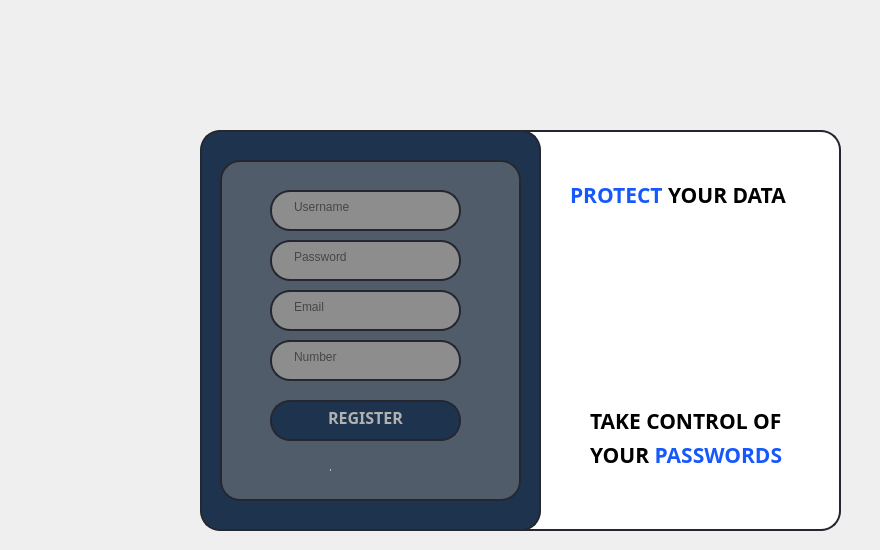
    <widget class="QWidget" name="page_3">
     <widget class="QWidget" name="widget_3" native="true">
      <property name="geometry">
       <rect>
        <x>180</x>
        <y>50</y>
        <width>691</width>
        <height>491</height>
       </rect>
      </property>
      <widget class="QLabel" name="label_7">
       <property name="geometry">
        <rect>
         <x>20</x>
         <y>80</y>
         <width>341</width>
         <height>401</height>
        </rect>
       </property>
       <property name="styleSheet">
        <string notr="true">border-color: rgb(0, 0, 0);
background-color: rgb(30, 52, 78);
padding-bottom:7px;
border-radius: 20px;
padding-left:20px;
padding-right:20px;
border : 2px solid rgb(37,39,48);
</string>
       </property>
       <property name="text">
        <string/>
       </property>
      </widget>
      <widget class="QLabel" name="label_2">
       <property name="geometry">
        <rect>
         <x>40</x>
         <y>110</y>
         <width>301</width>
         <height>341</height>
        </rect>
       </property>
       <property name="layoutDirection">
        <enum>Qt::LeftToRight</enum>
       </property>
       <property name="styleSheet">
        <string notr="true">border-color: rgb(0, 0, 0);
background-color: rgb(81, 92, 106);
padding-bottom:7px;
border-radius: 20px;
padding-left:20px;
padding-right:20px;
border : 2px solid rgb(37,39,48);
</string>
       </property>
       <property name="text">
        <string/>
       </property>
      </widget>
      <widget class="QLineEdit" name="usernameLineEdit_3">
       <property name="geometry">
        <rect>
         <x>90</x>
         <y>140</y>
         <width>191</width>
         <height>41</height>
        </rect>
       </property>
       <property name="styleSheet">
        <string notr="true">border-color: rgb(0, 0, 0);
background-color: rgb(141, 141, 141);
padding-bottom:7px;
border-radius: 20px;
padding-left:20px;
padding-right:20px;
border : 2px solid rgb(37,39,48);
</string>
       </property>
       <property name="text">
        <string/>
       </property>
       <property name="placeholderText">
        <string>Username</string>
       </property>
      </widget>
      <widget class="QLineEdit" name="passwordLineEdit_3">
       <property name="geometry">
        <rect>
         <x>90</x>
         <y>190</y>
         <width>191</width>
         <height>41</height>
        </rect>
       </property>
       <property name="styleSheet">
        <string notr="true">border-color: rgb(0, 0, 0);
background-color: rgb(141, 141, 141);
padding-bottom:7px;
border-radius: 20px;
padding-left:20px;
padding-right:20px;
border : 2px solid rgb(37,39,48);
</string>
       </property>
       <property name="text">
        <string/>
       </property>
       <property name="echoMode">
        <enum>QLineEdit::Password</enum>
       </property>
       <property name="placeholderText">
        <string>Password</string>
       </property>
      </widget>
      <widget class="QLineEdit" name="EmailLineEdit">
       <property name="geometry">
        <rect>
         <x>90</x>
         <y>240</y>
         <width>191</width>
         <height>41</height>
        </rect>
       </property>
       <property name="styleSheet">
        <string notr="true">border-color: rgb(0, 0, 0);
background-color: rgb(141, 141, 141);
padding-bottom:7px;
border-radius: 20px;
padding-left:20px;
padding-right:20px;
border : 2px solid rgb(37,39,48);
</string>
       </property>
       <property name="text">
        <string/>
       </property>
       <property name="placeholderText">
        <string>Email</string>
       </property>
      </widget>
      <widget class="QLineEdit" name="numberLineEdit">
       <property name="geometry">
        <rect>
         <x>90</x>
         <y>290</y>
         <width>191</width>
         <height>41</height>
        </rect>
       </property>
       <property name="styleSheet">
        <string notr="true">border-color: rgb(0, 0, 0);
background-color: rgb(141, 141, 141);
padding-bottom:7px;
border-radius: 20px;
padding-left:20px;
padding-right:20px;
border : 2px solid rgb(37,39,48);
</string>
       </property>
       <property name="text">
        <string/>
       </property>
       <property name="placeholderText">
        <string>Number </string>
       </property>
      </widget>
      <widget class="QPushButton" name="newRegister">
       <property name="geometry">
        <rect>
         <x>90</x>
         <y>350</y>
         <width>191</width>
         <height>41</height>
        </rect>
       </property>
       <property name="font">
        <font>
         <family>Segoe UI Black</family>
         <pointsize>12</pointsize>
         <italic>false</italic>
         <bold>true</bold>
        </font>
       </property>
       <property name="styleSheet">
        <string notr="true">border-color: rgb(0, 0, 0);
background-color: rgb(30, 52, 78);
background-color: qlineargradient(spread:pad, x1:0, y1:0, x2:1, y2:0, stop:0 rgba(30, 52, 78), stop:1 rgba(255, 255, 255, 255));
background-color: rgb(30, 52, 78);
padding-bottom:7px;
border-radius: 20px;
padding-left:20px;
padding-right:20px;
border : 2px solid rgb(37,39,48);
color: rgb(177, 177, 177);
</string>
       </property>
       <property name="text">
        <string>REGISTER</string>
       </property>
      </widget>
      <widget class="QCheckBox" name="checkBox">
       <property name="geometry">
        <rect>
         <x>150</x>
         <y>400</y>
         <width>101</width>
         <height>41</height>
        </rect>
       </property>
       <property name="styleSheet">
        <string notr="true">QCheckBox {
    border: none; /* Remove any border */
    padding: 0px; /* Remove any padding */
}

QCheckBox::indicator {
    width: 0px; /* Set the width of the built-in box to 0 */
    height: 0px; /* Set the height of the built-in box to 0 */
}

QCheckBox::indicator:checked {
    image: url(:/checked.png); /* Set the image for the checked state */
}

QCheckBox::indicator:unchecked {
    image: url(:/unchecked.png); /* Set the image for the unchecked state */
}
</string>
       </property>
       <property name="text">
        <string/>
       </property>
      </widget>
      <widget class="QLabel" name="label_13">
       <property name="geometry">
        <rect>
         <x>320</x>
         <y>80</y>
         <width>341</width>
         <height>401</height>
        </rect>
       </property>
       <property name="styleSheet">
        <string notr="true">border-color: rgb(0, 0, 0);
background-color: rgb(255, 255, 255);
padding-bottom:7px;
border-radius: 20px;
padding-left:20px;
padding-right:20px;
border : 2px solid rgb(37,39,48);</string>
       </property>
       <property name="text">
        <string/>
       </property>
      </widget>
      <widget class="QLabel" name="label_10">
       <property name="geometry">
        <rect>
         <x>370</x>
         <y>180</y>
         <width>271</width>
         <height>191</height>
        </rect>
       </property>
       <property name="styleSheet">
        <string notr="true">image: url(:/img/42575bb8a260721d1225406de7f637dc.png);</string>
       </property>
       <property name="text">
        <string/>
       </property>
      </widget>
      <widget class="QLabel" name="label_15">
       <property name="geometry">
        <rect>
         <x>390</x>
         <y>120</y>
         <width>271</width>
         <height>51</height>
        </rect>
       </property>
       <property name="font">
        <font>
         <family>Segoe UI Black</family>
         <pointsize>16</pointsize>
         <bold>true</bold>
        </font>
       </property>
       <property name="styleSheet">
        <string notr="true"/>
       </property>
       <property name="text">
        <string>&lt;html&gt;&lt;head/&gt;&lt;body&gt;&lt;p&gt;&lt;span style=&quot; color:#1758fc;&quot;&gt;PROTECT&lt;/span&gt; YOUR DATA&lt;/p&gt;&lt;/body&gt;&lt;/html&gt;</string>
       </property>
      </widget>
      <widget class="QLabel" name="label_16">
       <property name="geometry">
        <rect>
         <x>410</x>
         <y>360</y>
         <width>201</width>
         <height>21</height>
        </rect>
       </property>
       <property name="font">
        <font>
         <family>Segoe UI Black</family>
         <pointsize>16</pointsize>
         <bold>true</bold>
        </font>
       </property>
       <property name="styleSheet">
        <string notr="true"/>
       </property>
       <property name="text">
        <string>TAKE CONTROL OF</string>
       </property>
      </widget>
      <widget class="QLabel" name="label_17">
       <property name="geometry">
        <rect>
         <x>410</x>
         <y>390</y>
         <width>211</width>
         <height>31</height>
        </rect>
       </property>
       <property name="font">
        <font>
         <family>Segoe UI Black</family>
         <pointsize>16</pointsize>
         <bold>true</bold>
        </font>
       </property>
       <property name="styleSheet">
        <string notr="true"/>
       </property>
       <property name="text">
        <string>&lt;html&gt;&lt;head/&gt;&lt;body&gt;&lt;p&gt;&lt;span style=&quot; color:#000000;&quot;&gt;YOUR&lt;/span&gt;&lt;span style=&quot; color:#1758fc;&quot;&gt; PASSWORDS&lt;/span&gt;&lt;/p&gt;&lt;/body&gt;&lt;/html&gt;</string>
       </property>
      </widget>
      <zorder>label_13</zorder>
      <zorder>label_7</zorder>
      <zorder>label_2</zorder>
      <zorder>usernameLineEdit_3</zorder>
      <zorder>passwordLineEdit_3</zorder>
      <zorder>EmailLineEdit</zorder>
      <zorder>numberLineEdit</zorder>
      <zorder>newRegister</zorder>
      <zorder>checkBox</zorder>
      <zorder>label_10</zorder>
      <zorder>label_15</zorder>
      <zorder>label_16</zorder>
      <zorder>label_17</zorder>
     </widget>
    </widget>
